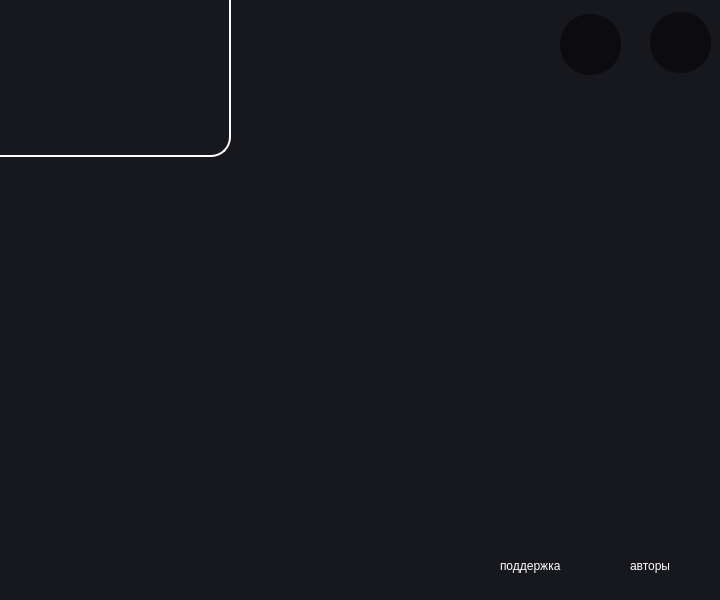
<?xml version="1.0" encoding="UTF-8"?>
<ui version="4.0">
 <class>MainWindow</class>
 <widget class="QMainWindow" name="MainWindow">
  <property name="geometry">
   <rect>
    <x>0</x>
    <y>0</y>
    <width>720</width>
    <height>600</height>
   </rect>
  </property>
  <property name="windowTitle">
   <string>MainWindow</string>
  </property>
  <widget class="QWidget" name="centralwidget">
   <widget class="QWidget" name="widget" native="true">
    <property name="geometry">
     <rect>
      <x>0</x>
      <y>0</y>
      <width>721</width>
      <height>601</height>
     </rect>
    </property>
    <property name="styleSheet">
     <string notr="true">QWidget {
background-color: #17181D;
}</string>
    </property>
    <widget class="QWidget" name="widget_2" native="true">
     <property name="geometry">
      <rect>
       <x>0</x>
       <y>0</y>
       <width>231</width>
       <height>157</height>
      </rect>
     </property>
     <property name="styleSheet">
      <string notr="true">QWidget{
border-right: 2px solid white;
border-bottom: 2px solid white;
border-bottom-right-radius: 20px;
}</string>
     </property>
     <widget class="QLabel" name="label">
      <property name="geometry">
       <rect>
        <x>15</x>
        <y>38</y>
        <width>194</width>
        <height>82</height>
       </rect>
      </property>
      <property name="styleSheet">
       <string notr="true">border: none;</string>
      </property>
      <property name="text">
       <string/>
      </property>
      <property name="pixmap">
       <pixmap resource="qrc/main_style.qrc">:/photo/photo/logo.png</pixmap>
      </property>
      <property name="scaledContents">
       <bool>true</bool>
      </property>
     </widget>
    </widget>
    <widget class="QLabel" name="label_2">
     <property name="geometry">
      <rect>
       <x>550</x>
       <y>0</y>
       <width>171</width>
       <height>90</height>
      </rect>
     </property>
     <property name="text">
      <string/>
     </property>
     <property name="pixmap">
      <pixmap resource="qrc/main_style.qrc">:/photo/photo/navigation.png</pixmap>
     </property>
     <property name="scaledContents">
      <bool>true</bool>
     </property>
    </widget>
    <widget class="QPushButton" name="pushButton">
     <property name="geometry">
      <rect>
       <x>560</x>
       <y>14</y>
       <width>61</width>
       <height>61</height>
      </rect>
     </property>
     <property name="styleSheet">
      <string notr="true">QPushButton {
background-color: rgba(0, 0, 0, 0.5);
border-radius: 30px;
}</string>
     </property>
     <property name="text">
      <string/>
     </property>
    </widget>
    <widget class="QPushButton" name="pushButton_3">
     <property name="geometry">
      <rect>
       <x>650</x>
       <y>12</y>
       <width>61</width>
       <height>61</height>
      </rect>
     </property>
     <property name="styleSheet">
      <string notr="true">QPushButton {
background-color: rgba(0, 0, 0, 0.5);
border-radius: 30px;
}</string>
     </property>
     <property name="text">
      <string/>
     </property>
    </widget>
    <widget class="QLabel" name="label_3">
     <property name="geometry">
      <rect>
       <x>500</x>
       <y>550</y>
       <width>111</width>
       <height>31</height>
      </rect>
     </property>
     <property name="styleSheet">
      <string notr="true">QLabel {
color: white;
font: 16pt &quot;Daneehand Regular Cyr&quot;;
}</string>
     </property>
     <property name="text">
      <string>поддержка</string>
     </property>
    </widget>
    <widget class="QLabel" name="label_4">
     <property name="geometry">
      <rect>
       <x>630</x>
       <y>550</y>
       <width>131</width>
       <height>31</height>
      </rect>
     </property>
     <property name="styleSheet">
      <string notr="true">QLabel {
color: white;
font: 16pt &quot;Daneehand Regular Cyr&quot;;
}</string>
     </property>
     <property name="text">
      <string>авторы</string>
     </property>
    </widget>
   </widget>
  </widget>
 </widget>
 <resources>
  <include location="qrc/main_style.qrc"/>
 </resources>
 <connections/>
</ui>
